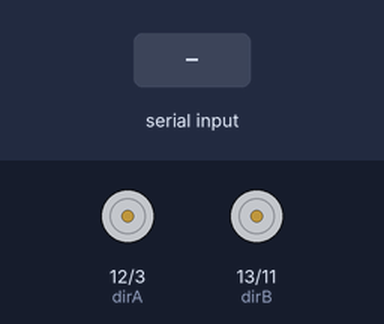
The sketch below on a simulated Arduino Uno, built with avr-gcc and run on an emulated ATmega328P. On the bench: direction and speed pins drawn as motors (green arrow = direction pin HIGH = forward, orange = LOW = backward, longer = more drive). The inputs (shaded band) are chosen by the test bench.

Above: at 1.2 s.
1.3 s: "p" received over the second serial link
2.9 s: "s" received over the second serial link
At 4.0 s:
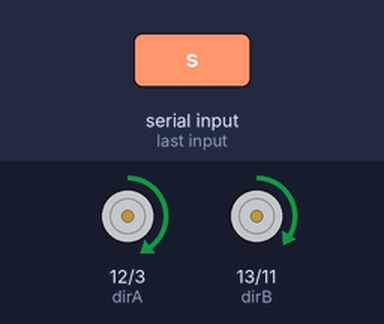
4.4 s: "f" received over the second serial link
At 4.9 s:
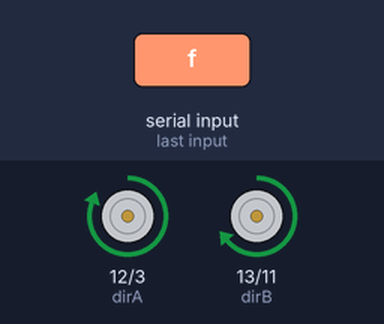
5.9 s: "r" received over the second serial link
At 6.13 s:
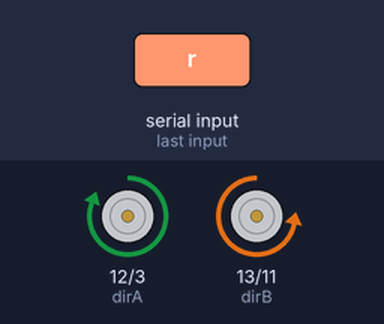
8.9 s: "l" received over the second serial link
At 9.42 s:
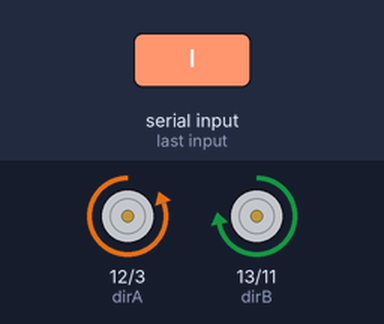
Timing chart, 0 to 12.9 s (numbered marks = the images above; inputs shaded):
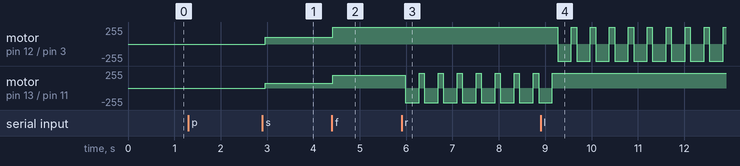

The sketch:

myBTReceive.ino
```cpp
// (licence header left out)
// SoftwareSerial is used to communicate with the BT
#include <SoftwareSerial.h>

#define pwmA 3
#define dirA 12
#define pwmB 11
#define dirB 13
#define A 0
#define B 1
#define deadbandA 30
#define deadbandB 30
#define pushButton 2
#define TURN_TIME 300
#define GAIN .87

int8_t left_read, right_read;
int left_value, right_value, pushValue;
int systemState;
SoftwareSerial BT(4, 5); // Arduino RX, TX (BT Dout, Din)
int setA = 0;
int setB = 0;
int tempA = 0;
int tempB = 0;
byte cmd;
void setup()
{
  // Initialize BT Software Serial port. Make sure the baud
  // rate matches your BT setting (9600 is default).
  BT.begin(9600);
  BT.println("Initializing");
  Serial.begin(9600);
  pinMode(pwmA, OUTPUT);
  pinMode(pwmB, OUTPUT);
  pinMode(dirA, OUTPUT);
  pinMode(dirB, OUTPUT);
  systemState = false;
  BT.println("Ready");
}

void loop()
{

  // In loop() we continously check to see if a command has been
  //  received.
  if (BT.available()) {
    cmd = BT.read();
  }
  if (cmd == 'p') {
    systemState = !systemState;
    if (systemState) {
      BT.print("Power on");
    }
    else {
      BT.print("Power off");
      setA = 0;
      setB = 0;
      Stop();
    }
  }
  if (systemState && cmd != 'p') {
    switch (cmd) {
      case 's':
        setA = 100;
        setB = 100;
        Forward(100);
        BT.print("Slow");
        break;
      case 'f':
        setA = 255;
        setB = 255;
        Forward(255);
        BT.print("Fast");
        break;
      case 'r':
        Turn(-1, setA, setB);
        BT.print("Right Turn");
        break;
      case 'l':
        Turn(1, setA, setB);
        BT.print("Left Turn");
        break;
    }
  }
  delay(100);
}

///////////////////////////////////
void Turn(int dir, int a, int b) {
  motor(A, -dir * 255);
  motor(B, dir * 255);
  delay(TURN_TIME);
  motor(A, a);
  motor(B, b);
}
///////////////////////////////////
void Backward(int s) {
  motor(A, -s);
  motor(B, -s*GAIN);
}
///////////////////////////////////
void Forward(int s) {
  motor(A, s);
  motor(B, s*GAIN);
}
///////////////////////////////////
void Stop() {
  motor(A, 0);
  motor(B, 0);
}
///////////////////////////////////
void motor(int m, int pwm) {
  int dirPin, pwmPin, deadband;
  switch (m) {
    case A:
      digitalWrite(dirA, (pwm >= 0));
      if (abs(pwm) >=  deadband) {
        analogWrite(pwmA, abs(pwm));
      } else {
        analogWrite(pwmA, 0);
      }
      break;
    case B:
      pwm *= GAIN;
      digitalWrite(dirB, (pwm >= 0));
      if (abs(pwm) >=  deadband) {
        analogWrite(pwmB, abs(pwm));
      } else {
        analogWrite(pwmB, 0);
      }
      break;
  }

}
```

Measured:
- after the input at 2.9 s, motor on pin 12 (dirA) / pin 3 (pwmA): stopped → forward 100/255 after 0.06 s; motor on pin 13 (dirB) / pin 11 (pwmB): stopped → forward 75/255 after 0.06 s
- after the input at 4.4 s, motor on pin 12 (dirA) / pin 3 (pwmA): forward 100/255 → forward 255/255 at once; motor on pin 13 (dirB) / pin 11 (pwmB): forward 75/255 → forward 192/255 at once
- after the input at 5.9 s, motor on pin 13 (dirB) / pin 11 (pwmB): alternates forward 221/255 for 0.11 s and backward 221/255 for 0.30 s, starting after 0.08 s
- after the input at 8.9 s, motor on pin 12 (dirA) / pin 3 (pwmA): alternates forward 255/255 for 0.11 s and backward 255/255 for 0.30 s, starting after 0.37 s; motor on pin 13 (dirB) / pin 11 (pwmB): goes on until 9.2 s, then stays forward 221/255
